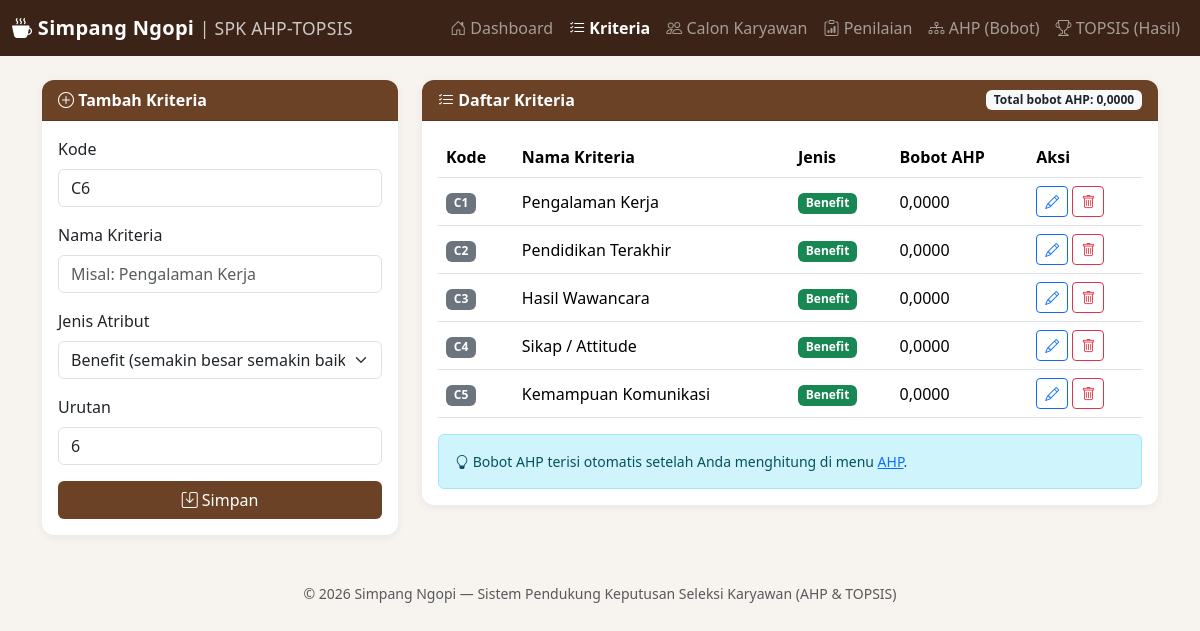
Page /kriteria.php on the committed database.
### tables this page shows
CREATE TABLE IF NOT EXISTS kriteria (
    id INT AUTO_INCREMENT PRIMARY KEY,
    kode VARCHAR(10) NOT NULL,
    nama VARCHAR(100) NOT NULL,
    jenis ENUM('benefit','cost') NOT NULL DEFAULT 'benefit',
    bobot_ahp DECIMAL(10,6) DEFAULT 0,
    urutan INT DEFAULT 0
);

### functions.php (called while the page is built, shortened)
<?php
function fnum($n, $decimals = 4)
{
    return number_format((float)$n, $decimals, ',', '.');
}

### kriteria.php (the view, shortened to what this page needs)
<?php
require 'config.php';
require 'functions.php';
$editData = null;
$listKriteria = $pdo->query("SELECT * FROM kriteria ORDER BY urutan ASC, id ASC")->fetchAll();
$totalBobot = array_sum(array_column($listKriteria, 'bobot_ahp'));
include 'includes/header.php';
?>
<div class="row g-4">
  <div class="col-lg-4">
    <div class="card">
      <div class="card-header"><i class="bi bi-plus-circle"></i> <?= $editData ? 'Edit Kriteria' : 'Tambah Kriteria' ?></div>
      <div class="card-body">
        <form method="post">
          <div class="mb-3">
            <label class="form-label">Kode</label>
            <input type="text" name="kode" class="form-control" required maxlength="10"
                   value="<?= htmlspecialchars($editData['kode'] ?? 'C'.(count($listKriteria)+1)) ?>">
          </div>
          <div class="mb-3">
            <label class="form-label">Nama Kriteria</label>
            <input type="text" name="nama" class="form-control" required
                   value="<?= htmlspecialchars($editData['nama'] ?? '') ?>" placeholder="Misal: Pengalaman Kerja">
          </div>
          <div class="mb-3">
            <label class="form-label">Jenis Atribut</label>
            <select name="jenis" class="form-select">
              <option value="benefit" <?= (($editData['jenis'] ?? '') == 'benefit') ? 'selected' : '' ?>>Benefit (semakin besar semakin baik)</option>
            </select>
          </div>
          <div class="mb-3">
            <label class="form-label">Urutan</label>
            <input type="number" name="urutan" class="form-control" value="<?= $editData['urutan'] ?? (count($listKriteria)+1) ?>">
          </div>
          <button type="submit" name="simpan" class="btn btn-brown w-100"><i class="bi bi-save"></i> Simpan</button>
        </form>
      </div>
    </div>
  </div>
  <div class="col-lg-8">
    <div class="card">
      <div class="card-header d-flex justify-content-between align-items-center">
        <span><i class="bi bi-list-check"></i> Daftar Kriteria</span>
        <span class="badge bg-light text-dark">Total bobot AHP: <?= fnum($totalBobot, 4) ?></span>
      </div>
      <div class="card-body table-responsive">
        <table class="table table-hover align-middle">
          <thead>
            <tr><th>Kode</th><th>Nama Kriteria</th><th>Jenis</th><th>Bobot AHP</th><th>Aksi</th></tr>
          </thead>
          <tbody>
          <?php foreach ($listKriteria as $k): ?>
            <tr>
              <td><span class="badge bg-secondary"><?= htmlspecialchars($k['kode']) ?></span></td>
              <td><?= htmlspecialchars($k['nama']) ?></td>
              <td><?= $k['jenis'] === 'benefit' ? '<span class="badge bg-success">Benefit</span>' : '<span class="badge bg-danger">Cost</span>' ?></td>
              <td><?= fnum($k['bobot_ahp'], 4) ?></td>
              <td>
                <a href="kriteria.php?edit=<?= $k['id'] ?>" class="btn btn-sm btn-outline-primary"><i class="bi bi-pencil"></i></a>
                <a href="kriteria.php?hapus=<?= $k['id'] ?>" class="btn btn-sm btn-outline-danger" onclick="return confirm('Hapus kriteria ini? Data penilaian & perbandingan terkait juga akan terhapus.')"><i class="bi bi-trash"></i></a>
              </td>
            </tr>
          <?php endforeach; ?>
          </tbody>
        </table>
        <div class="alert alert-info small mb-0">
          <i class="bi bi-lightbulb"></i> Bobot AHP terisi otomatis setelah Anda menghitung di menu <a href="ahp.php">AHP</a>.
        </div>
      </div>
    </div>
  </div>
</div>
<?php include 'includes/footer.php'; ?>

### assets/style.css (style rules this page uses)
body { background: #f7f3ee; font-family: 'Segoe UI', Arial, sans-serif; }
.card { border: none; box-shadow: 0 2px 10px rgba(0,0,0,0.06); border-radius: 12px; }
.card-header { background: #6b4226; color: #fff; border-radius: 12px 12px 0 0 !important; font-weight: 600; }
.table thead { background: #f0e6da; }
.btn-brown { background: #6b4226; color:#fff; }

### rows in the picture
kriteria: kode "C1", nama "Pengalaman Kerja", jenis "Benefit", bobot_ahp "0,0000"
kriteria: kode "C2", nama "Pendidikan Terakhir", jenis "Benefit", bobot_ahp "0,0000"
kriteria: kode "C3", nama "Hasil Wawancara", jenis "Benefit", bobot_ahp "0,0000"
kriteria: kode "C4", nama "Sikap / Attitude", jenis "Benefit", bobot_ahp "0,0000"
kriteria: kode "C5", nama "Kemampuan Komunikasi", jenis "Benefit", bobot_ahp "0,0000"

### other values in the picture
fnum($totalBobot, 4) "0,0000"
